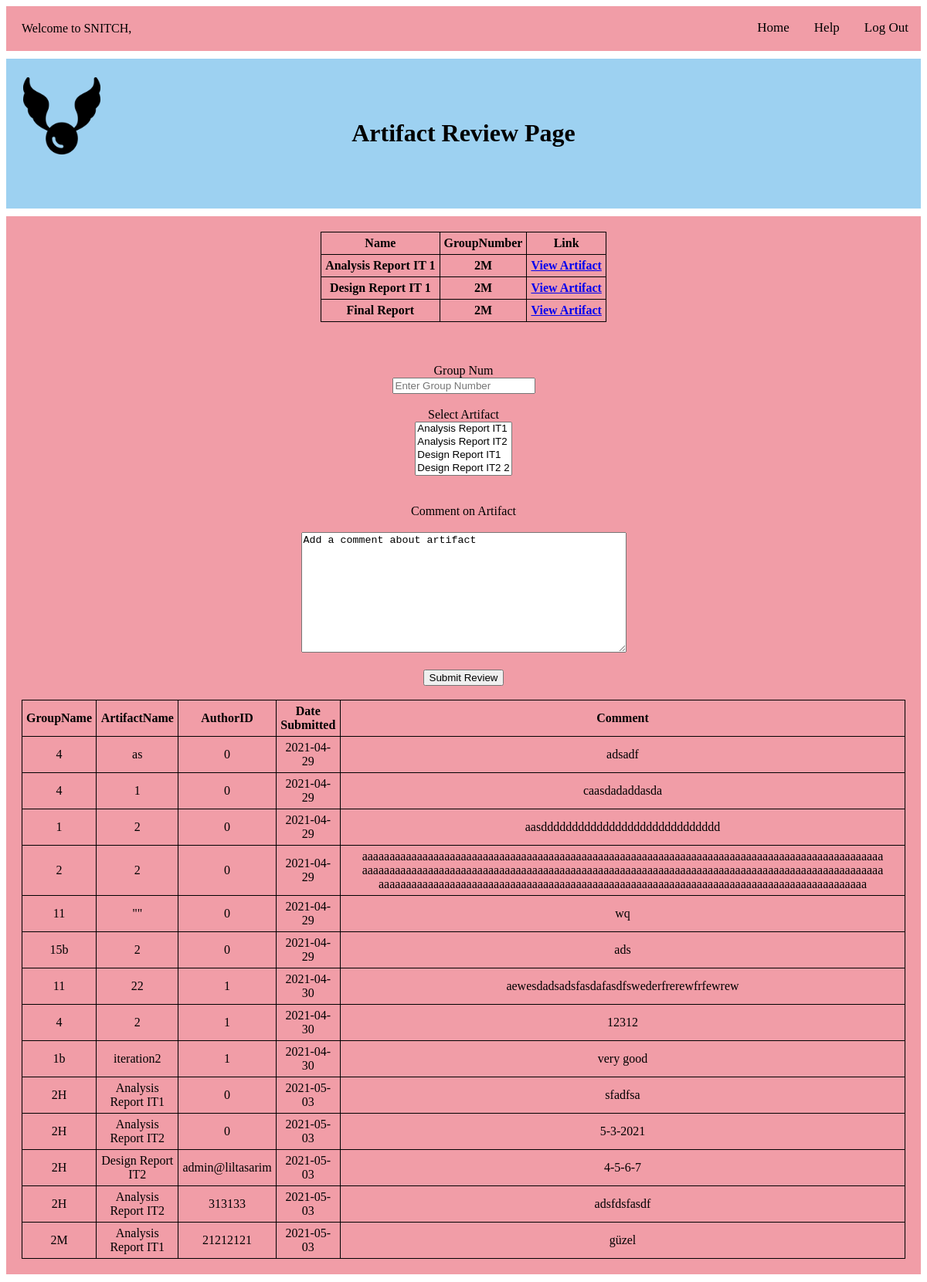
The app's page /artifact_review_host.php (signed in) with its own data.
### tables this page shows
CREATE TABLE `artifact` (
  `name` varchar(256) NOT NULL,
  `group_number` varchar(8) NOT NULL,
  `link` varchar(1024) NOT NULL,
  `id` int(11) NOT NULL
);

CREATE TABLE `artifact_comment` (
  `comment` varchar(2048) NOT NULL,
  `author_id` varchar(110) NOT NULL,
  `date_of_submission` date NOT NULL,
  `group_num` varchar(32) NOT NULL,
  `artifact_name` varchar(32) NOT NULL,
  `id` int(11) NOT NULL
);

### htdocs/additionals/db.class.php (called while the page is built)
<?php
class db {
    private $host = 'localhost';
    private $user = 'maruf';
    private $password = '123456';
    private $dbName = 'peerreview';
    protected function connect()
    {
      $dsn = 'mysql:host=' . $this->host . ';dbname=' . $this->dbName;
      $pdo = new PDO($dsn, $this->user,$this->password);
      $pdo->setAttribute( PDO::ATTR_DEFAULT_FETCH_MODE, PDO::FETCH_ASSOC);
      return $pdo;
    }
}

### htdocs/additionals/Artifact.class.php (called while the page is built, shortened)
<?php
class Artifact extends db
{
    public function getArtifacts()
    {
      $sql = "SELECT * FROM artifact";
      $stmt = $this->connect()->prepare($sql);
      $stmt->execute([]);
      $results = $stmt->fetchAll();
      return $results;
    }
}

### htdocs/additionals/ArtifactComment.class.php (called while the page is built, shortened)
<?php
class ArtifactComment extends Db
{
    protected function getArtifactComments()
    {
      $sql = "SELECT * FROM artifact_comment";
      $stmt = $this->connect()->prepare($sql);
      $stmt->execute([]);
      $results = $stmt->fetchAll();
      return $results;
    }
}

### htdocs/additionals/ArtifactCommentView.class.php (the view, shortened to what this page needs)
<?php
class ArtifactCommentView extends ArtifactComment{
public function showArtifactComments()
{
  $results = $this->getArtifactComments();
  echo "<table border='1'>
  <tr>
  <th>GroupName</th>
  <th>ArtifactName</th>
  <th>AuthorID</th>
  <th>Date Submitted</th>
  <th>Comment</th>
  </tr>";
  foreach ($results as $artifactcomment)
  {
    $text = wordwrap($artifactcomment['comment'] , 95, "\n",true);
    echo "<tr>";
    echo "<td>" . $artifactcomment['group_num'] . "</td>";
    echo "<td>" . $artifactcomment['artifact_name'] . "</td>";
    echo "<td>" . $artifactcomment['author_id'] . "</td>";
    echo "<td>" . $artifactcomment['date_of_submission'] . "</td>";
    echo "<td>" . $text . "</td>";
    echo "</tr>";
  }
echo "</table>";
}
}

### htdocs/additionals/ArtifactView.class.php (shortened to what this page needs)
<?php
class ArtifactView extends Artifact{
public function showArtifacts()
{
  $results = $this->getArtifacts();
  echo "<table align='center'>
  <tr>
  <th>Name</th>
  <th>GroupNumber</th>
  <th>Link</th>
  </tr>";
  foreach ($results as $artifact)
  {
    echo "<tr>";
    echo "<td align='center' style='border:1px solid black; font-size:18; font-weight:bold'>" . $artifact['name'] . "</td>";
    echo "<td align='center'style='border:1px solid black; font-size:18; font-weight:bold'>" . $artifact['group_number'] . "</td>";
    echo "<td align='center'style='border:1px solid black; font-size:18; font-weight:bold'>" . '<a target=\"_blank\" href='.$artifact["link"] . '>View Artifact</a>' . "</td>";
    echo "</tr>";
  }
echo "</table>";
}
}

### htdocs/artifact_review_host.php (style rules this page uses)
table, th, td { border: 1px solid black; border-collapse: collapse; }
th, td { padding: 5px; text-align: center; }

### records on screen
artifact: name "Analysis Report IT 1", group_number "2M"
artifact: name "Design Report IT 1", group_number "2M"
artifact: name "Final Report", group_number "2M"
artifact_comment: group_num "4", artifact_name "as", author "0", date_of_submission "2021-04-29", comment "adsadf"
artifact_comment: group_num "4", artifact_name "1", author "0", date_of_submission "2021-04-29", comment "caasdadaddasda"
artifact_comment: group_num "1", artifact_name "2", author "0", date_of_submission "2021-04-29", comment "aasddddddddddddddddddddddddddddd"
artifact_comment: group_num "2", artifact_name "2", author "0", date_of_submission "2021-04-29", comment "aaaaaaaaaaaaaaaaaaaaaaaaaaaaaaaaaaaaaaaaaaaaaaaaaaaaaaaaaaaaaaaaaaaaaaaaaaaaaaaaaaaaaaaaaaaaaaa aaaaaaaaaaaaaaaaaaaaaaaaaaaaaaaaaaaaaaaaaaaaaaaaaaaaaaaaaaaaaaaaaaaaaaaaaaaaaaaaaaaaaaaaaaaaaaa aaaaaaaaaaaaaaaaaaaaaaaaaaaaaaaaaaaaaaaaaaaaaaaaaaaaaaaaaaaaaaaaaaaaaaaaaaaaaaaaaaaaaaaaa"
artifact_comment: group_num "11", artifact_name "\"\"", author "0", date_of_submission "2021-04-29", comment "wq"
artifact_comment: group_num "15b", artifact_name "2", author "0", date_of_submission "2021-04-29", comment "ads"
artifact_comment: group_num "11", artifact_name "22", author "1", date_of_submission "2021-04-30", comment "aewesdadsadsfasdafasdfswederfrerewfrfewrew"
artifact_comment: group_num "4", artifact_name "2", author "1", date_of_submission "2021-04-30", comment "12312"
artifact_comment: group_num "1b", artifact_name "iteration2", author "1", date_of_submission "2021-04-30", comment "very good"
artifact_comment: group_num "2H", artifact_name "Analysis Report IT1", author "0", date_of_submission "2021-05-03", comment "sfadfsa"
artifact_comment: group_num "2H", artifact_name "Analysis Report IT2", author "0", date_of_submission "2021-05-03", comment "5-3-2021"
artifact_comment: group_num "2H", artifact_name "Design Report IT2", author "admin@liltasarim", date_of_submission "2021-05-03", comment "4-5-6-7"
artifact_comment: group_num "2H", artifact_name "Analysis Report IT2", author "313133", date_of_submission "2021-05-03", comment "adsfdsfasdf"
artifact_comment: group_num "2M", artifact_name "Analysis Report IT1", author "21212121", date_of_submission "2021-05-03", comment "güzel"
